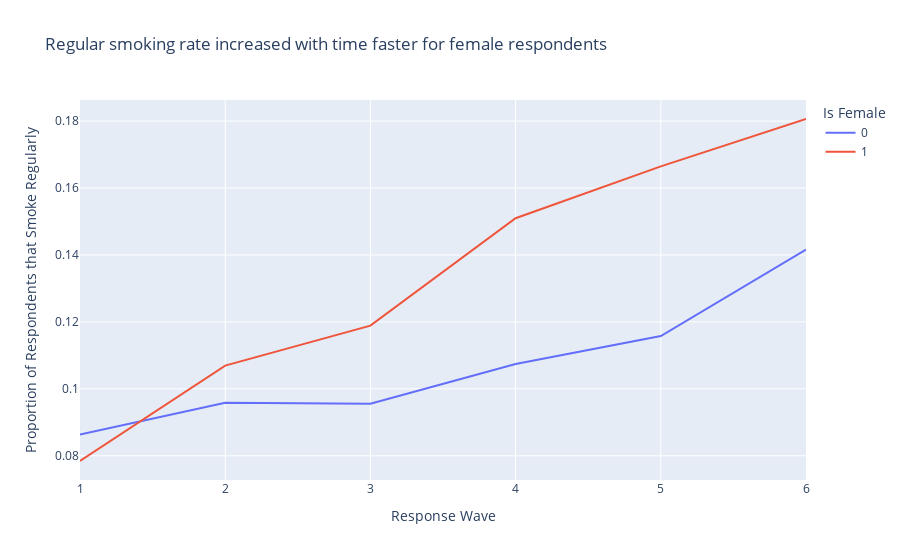

The notebook cell saved with this chart:
### Markdown cell above
As in the book, we plot the trend of the smoking rate at each data collection wave, segmented by gender.

### Code cell
px.line(
    data
    .groupby(['sex(1=F)', 'wave'])
    ['smkreg']
    .mean()
    .reset_index(), 
    x='wave', 
    y='smkreg', 
    color='sex(1=F)',
    labels={
        'smkreg': "Proportion of Respondents that Smoke Regularly",
        'sex(1=F)': "Is Female",
        'wave': "Response Wave"
    },
    title="Regular smoking rate increased with time faster for female respondents"
)

### Figure 1 — Plotly figure (JSON) as saved in the notebook; plotly's stock layout.template omitted (floating-point values rounded to 4 significant figures)
{"data": [{"hovertemplate": "Is Female=0<br>Response Wave=%{x}<br>Proportion of Respondents that Smoke Regularly=%{y}<extra></extra>", "legendgroup": "0", "line": {"color": "#636efa", "dash": "solid"}, "marker": {"symbol": "circle"}, "mode": "lines", "name": "0", "orientation": "v", "showlegend": true, "type": "scatter", "x": [1, 2, 3, 4, 5, 6], "xaxis": "x", "y": [0.08633, 0.09583, 0.09556, 0.1074, 0.1158, 0.1416], "yaxis": "y"}, {"hovertemplate": "Is Female=1<br>Response Wave=%{x}<br>Proportion of Respondents that Smoke Regularly=%{y}<extra></extra>", "legendgroup": "1", "line": {"color": "#EF553B", "dash": "solid"}, "marker": {"symbol": "circle"}, "mode": "lines", "name": "1", "orientation": "v", "showlegend": true, "type": "scatter", "x": [1, 2, 3, 4, 5, 6], "xaxis": "x", "y": [0.07843, 0.1069, 0.1189, 0.151, 0.1665, 0.1806], "yaxis": "y"}], "layout": {"legend": {"title": {"text": "Is Female"}, "tracegroupgap": 0}, "title": {"text": "Regular smoking rate increased with time faster for female respondents"}, "xaxis": {"anchor": "y", "domain": [0, 1], "title": {"text": "Response Wave"}}, "yaxis": {"anchor": "x", "domain": [0, 1], "title": {"text": "Proportion of Respondents that Smoke Regularly"}}}}
